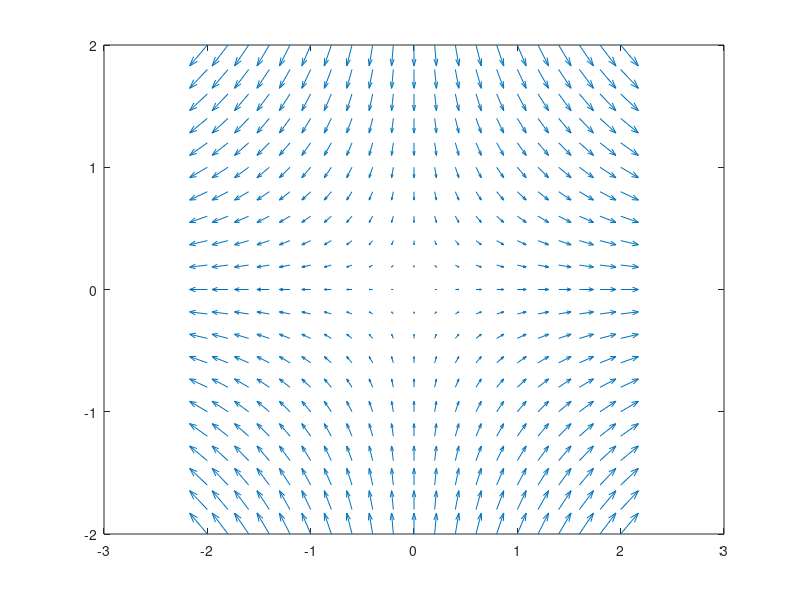

Recreate this plot in MATLAB.
%Strogatz ex 5.1.2
a = 1;

[x,y] = meshgrid(-2:0.2:2,-2:0.2:2);
xdot = a*x;
ydot = -y;

figure(1)
quiver(x,y,xdot,ydot)
